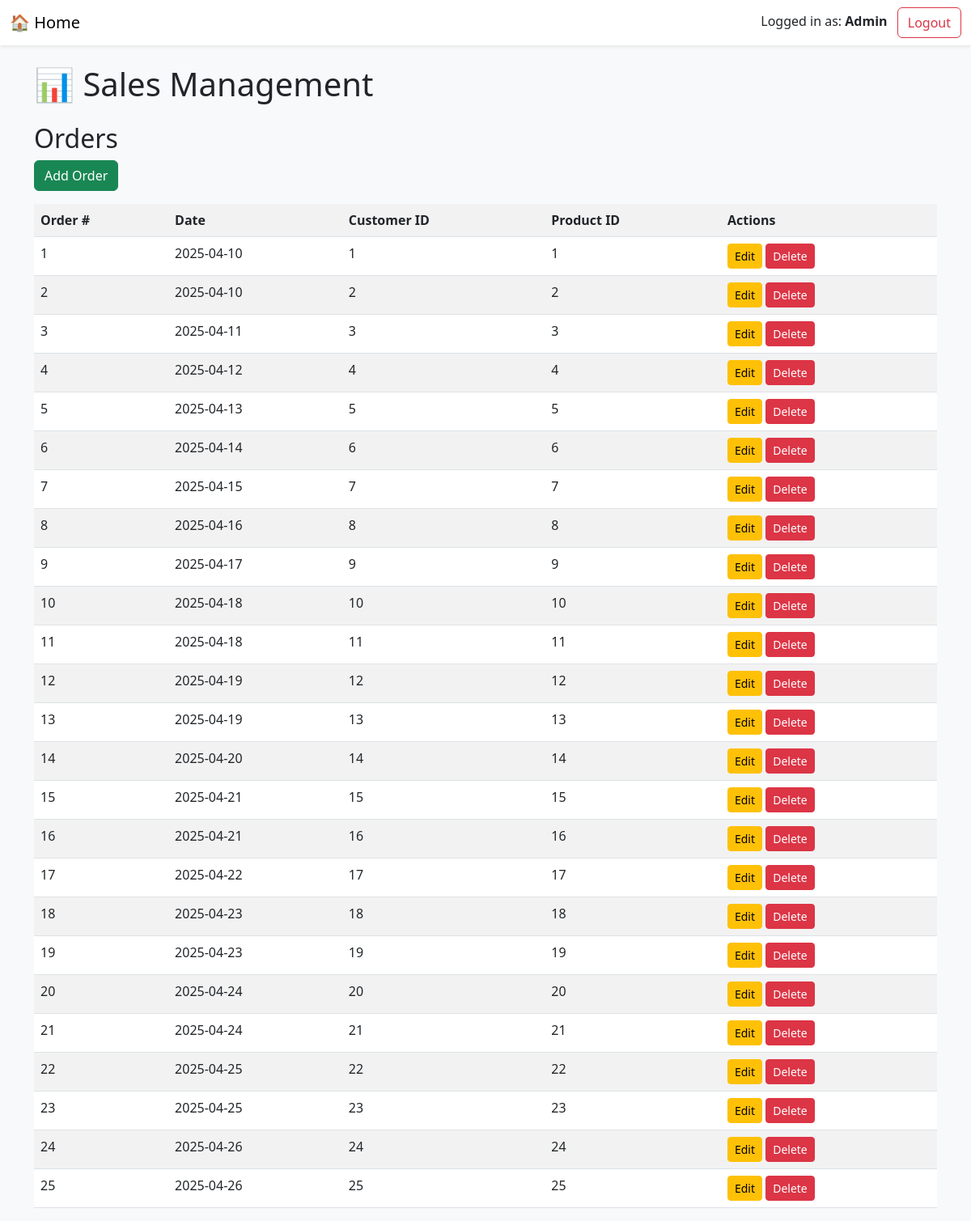
The page /orders (signed in) on the database its author committed.
### app.py (models this page shows)
class Orders(db.Model):
    OrderNumber = db.Column(db.Integer, primary_key=True,autoincrement=True)
    OrderDate = db.Column(db.String(20))
    CustomerID = db.Column(db.Integer)
    ProductID = db.Column(db.Integer)

### app.py (the view)
@app.route('/orders')
@role_required('Admin', 'SalesManager')
def view_orders():
    orders = Orders.query.all()
    return render_template('orders.html', orders=orders)

### app.py (called while the page is built)
def role_required(*roles):
    def wrapper(f):
        @wraps(f)
        def decorated_function(*args, **kwargs):
            if not session.get('role'):
                flash("Please log in first to continue.")
                return redirect(url_for('login'))
            if session.get('role') not in roles:
                flash("Access denied: You do not have permission to access this page.")
                return redirect(url_for('home'))
            return f(*args, **kwargs)
        return decorated_function
    return wrapper

### templates/orders.html (shortened to what this page needs)
{% extends 'base.html' %}
{% block content %}
<h2>Orders</h2>
<a href="/orders/add" class="btn btn-success mb-3">Add Order</a>
<table class="table table-striped">
  <tr><th>Order #</th><th>Date</th><th>Customer ID</th><th>Product ID</th><th>Actions</th></tr>
  {% for order in orders %}
  <tr>
    <td>{{ order.OrderNumber }}</td>
    <td>{{ order.OrderDate }}</td>
    <td>{{ order.CustomerID }}</td>
    <td>{{ order.ProductID }}</td>
    <td>
      <a href="{{ url_for('edit_order', order_number=order.OrderNumber) }}" class="btn btn-warning btn-sm">Edit</a>
      <a href="{{ url_for('delete_order', order_number=order.OrderNumber) }}" class="btn btn-danger btn-sm">Delete</a>
    </td>
  </tr>
  {% endfor %}
</table>
{% endblock %}

### rows shown on the page
Orders: OrderNumber "1", OrderDate "2025-04-10", CustomerID "1", ProductID "1"
Orders: OrderNumber "2", OrderDate "2025-04-10", CustomerID "2", ProductID "2"
Orders: OrderNumber "3", OrderDate "2025-04-11", CustomerID "3", ProductID "3"
Orders: OrderNumber "4", OrderDate "2025-04-12", CustomerID "4", ProductID "4"
Orders: OrderNumber "5", OrderDate "2025-04-13", CustomerID "5", ProductID "5"
Orders: OrderNumber "6", OrderDate "2025-04-14", CustomerID "6", ProductID "6"
Orders: OrderNumber "7", OrderDate "2025-04-15", CustomerID "7", ProductID "7"
Orders: OrderNumber "8", OrderDate "2025-04-16", CustomerID "8", ProductID "8"
Orders: OrderNumber "9", OrderDate "2025-04-17", CustomerID "9", ProductID "9"
Orders: OrderNumber "10", OrderDate "2025-04-18", CustomerID "10", ProductID "10"
Orders: OrderNumber "11", OrderDate "2025-04-18", CustomerID "11", ProductID "11"
Orders: OrderNumber "12", OrderDate "2025-04-19", CustomerID "12", ProductID "12"
Orders: OrderNumber "13", OrderDate "2025-04-19", CustomerID "13", ProductID "13"
Orders: OrderNumber "14", OrderDate "2025-04-20", CustomerID "14", ProductID "14"
Orders: OrderNumber "15", OrderDate "2025-04-21", CustomerID "15", ProductID "15"
Orders: OrderNumber "16", OrderDate "2025-04-21", CustomerID "16", ProductID "16"
Orders: OrderNumber "17", OrderDate "2025-04-22", CustomerID "17", ProductID "17"
Orders: OrderNumber "18", OrderDate "2025-04-23", CustomerID "18", ProductID "18"
Orders: OrderNumber "19", OrderDate "2025-04-23", CustomerID "19", ProductID "19"
Orders: OrderNumber "20", OrderDate "2025-04-24", CustomerID "20", ProductID "20"
Orders: OrderNumber "21", OrderDate "2025-04-24", CustomerID "21", ProductID "21"
Orders: OrderNumber "22", OrderDate "2025-04-25", CustomerID "22", ProductID "22"
Orders: OrderNumber "23", OrderDate "2025-04-25", CustomerID "23", ProductID "23"
Orders: OrderNumber "24", OrderDate "2025-04-26", CustomerID "24", ProductID "24"
Orders: OrderNumber "25", OrderDate "2025-04-26", CustomerID "25", ProductID "25"

### other values the page prints
{{ session['role'] }} "Admin"
